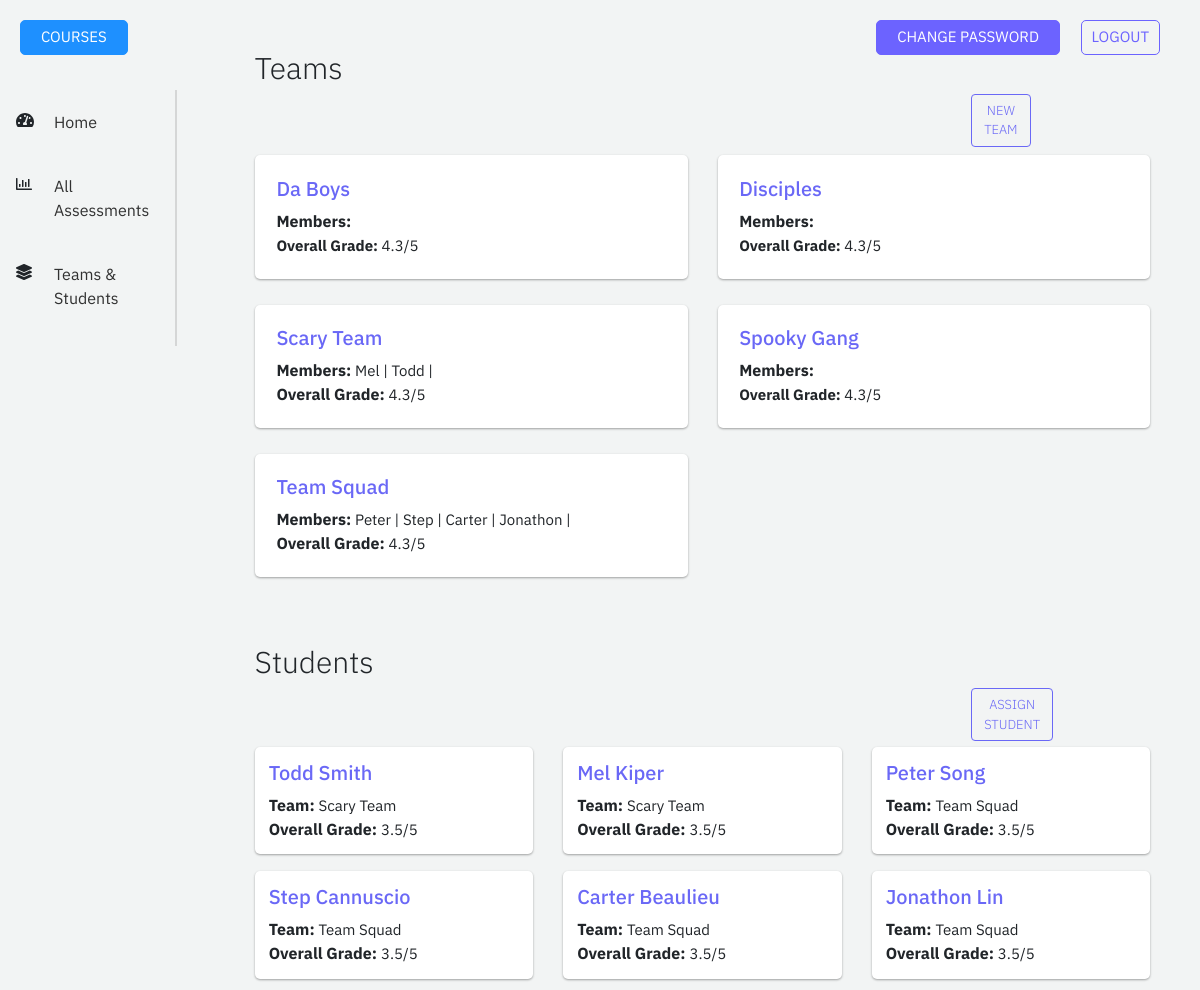
Page /4/teams-students on the earlier database version.
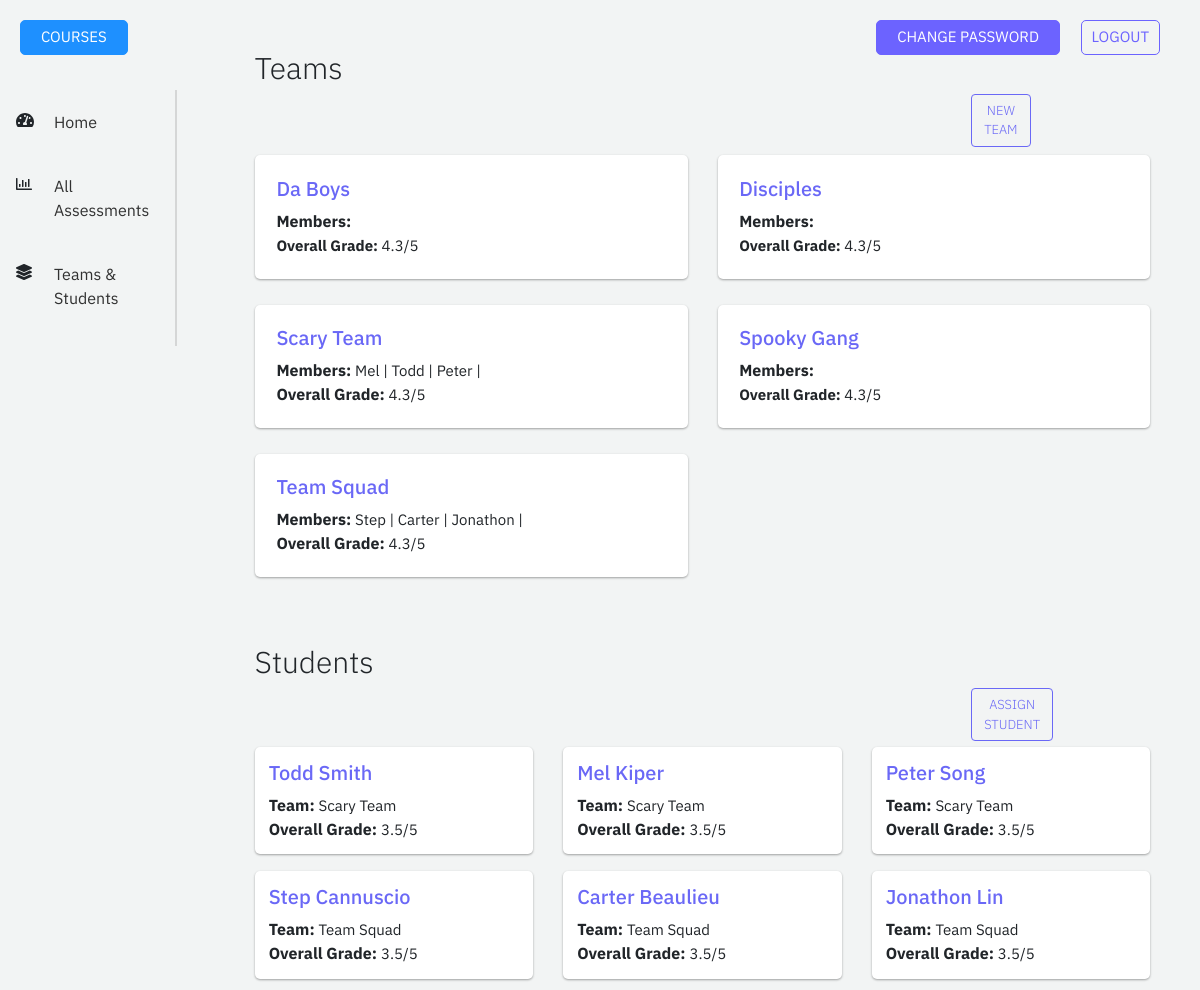
Same page on the later database version.
### accounts/models.py (models this page shows, shortened)
class Team(models.Model): #each team can be of 2 or more students
    course = models.ForeignKey('Course',on_delete=models.CASCADE,related_name='team_course',default = "")
    name = models.CharField(max_length = 50)
    class Meta:
        constraints = [ # Make sure the combo of team name and course are unique
            models.UniqueConstraint(fields=['course', 'name'], name='unique_team')
        ]

class User(AbstractBaseUser,PermissionsMixin):
    name = models.CharField(max_length = 30)
    surname = models.CharField(max_length = 30)
    email = models.EmailField(max_length = 100,unique = True)
    eagle_id = models.IntegerField(unique = True)
    is_active = models.BooleanField(default=True)
    is_staff = models.BooleanField(default = False)
    objects = MyUserManager() #enables access to the methods written for managin permissions and accessing data
    USERNAME_FIELD = 'email'
    REQUIRED_FIELDS = ['name','surname','eagle_id']

class Team_Enrollment(models.Model):
    user = models.ForeignKey('User',on_delete=models.CASCADE,related_name='team_users')
    team = models.ForeignKey('Team',on_delete=models.CASCADE,related_name='teams')
    is_active = models.BooleanField(default = True)

### backend/views.py (the view)
# urls.py: path('<int:course_id>/teams-students', views.teams_students, name='teams-students'),
def teams_students(request, course_id):
    storage = messages.get_messages(request)
    course = get_object_or_404(Course, id=course_id)
    teams = Team.objects.filter(course=course.id)
    student_enrollments = Course_Enrollment.objects.filter(course=course.id)
    all_students = []
    for stud in student_enrollments:
        student = User.objects.get(pk=stud.user_id)
        if not student.is_staff:
            all_students.append(student)
    students_on_teams = []
    for team in teams:
        students = Team_Enrollment.objects.filter(team=team.id)
        students_on_teams += students
    return render(request, 'backend/teams-students.html', {'course': course,
        'teams': teams, 'students_on_teams': students_on_teams, 'all_students': all_students})
    args = {'message': storage}

### backend/templates/backend/teams-students.html (shortened to what this page needs)
<!DOCTYPE html>
<html lang="en" dir="ltr">
<head>
  {% load static %}
  <link rel="stylesheet" href="https://stackpath.bootstrapcdn.com/bootstrap/4.4.1/css/bootstrap.min.css">
  <link rel="stylesheet" href="{% static 'backend/globals.css' %}">
  <link rel="stylesheet" href="{% static 'backend/navbar.css' %}">
  <link rel="stylesheet" href="{% static 'backend/teams-students.css' %}">
</head>
<body>
  <div class="row">
    <div class="col-lg-2">
      <nav class="navbar navbar-expand-lg">
        <div class="collapse navbar-collapse" id="navbarToggler">
          <ul class="navbar-nav fixed flex-column">
            <li class="nav-item">
              <i class="fas fa-tachometer-alt navigation-img"></i>
              <a class="nav-link navigation-link" href="{% url 'professor-home' course.id %}">Home</a>
            </li>
            <li class="nav-item">
              <i class="far fa-chart-bar navigation-img"></i>
              <a class="nav-link navigation-link" href="{% url 'all-assessments' course.id %}">All Assessments</a>
            </li>
            <li class="nav-item">
              <i class="fas fa-layer-group navigation-img"></i>
              <a class="nav-link navigation-link" href="">Teams & Students</a>
            </li>
          </ul>
          <div class="vl"></div>
        </div>
      </nav>
    </div>
    <div class="col-lg-10">
      <div class="container-fluid">
        <div id="teams-section">
          <h1>Teams</h1>
          <button type="button" id="create-team" class="btn btn-light create-button">NEW <br/>TEAM</button>
          <div class="row">
            {% for team in teams %}
            <div class="col-lg-6 col-md-6">
              <div class="team-box box">
                <h2 class="team-name">{{team.name}}</h2>
                <strong>Members: </strong><h3 class="members">
                  {% for stud in students_on_teams %}
                  {% for student in all_students %}
                  {%if stud.team_id == team.id and stud.is_active == True and stud.user_id == student.id  %}
                  <h3>{{student.name}} | </h3>
                  {% endif%}
                {% endfor %}
                {% endfor %}<br>
                <strong>Overall Grade: </strong><h3 class="overall-grade">4.3/5</h3>
              </div>
            </div>
              {% endfor %}
          </div>
        </div>
        </div>
        <div class="container-fluid">
          <div id="students-section">
            <h1>Students</h1>
            <button type="button" id="create-student" class="btn btn-light create-button">ASSIGN <br/>STUDENT</button>
            <div class="row">
              {% for student in all_students %}
              <div class="col-lg-4 col-md-6">
                <div class="student-box box">
                  <h2 class="student-name">{{student.name}} {{student.surname}}</h2>
                  {% for team in teams %}
                  {% for stud in students_on_teams %}
                  {% if stud.team_id == team.id and stud.is_active == True and stud.user_id == student.id %}
                    <strong>Team: </strong><h3 class="team">{{team.name}}</h3>
                  {% endif %}
                  {% endfor %}
                  {% endfor %}
                  <br>
                  <strong>Overall Grade: </strong><h3 class="overall-grade">3.5/5</h3>
                </div>
              </div>
              {% endfor %}
        </div>
      </div>
      </div>
      </div>
      <a class="change-password-btn" href="{% url 'change-password' %}">CHANGE PASSWORD</a>
  		<a class="logout-btn" href="{% url 'log_out' %}">LOGOUT</a>
      <a class="courses-btn" href="{% url 'courses' %}">COURSES</a>
</div>
</body>
</html>

### backend/static/backend/globals.css (style rules this page uses)
html, body { max-width: 100%; overflow-x: hidden; overflow-y: visible; }
html { height: 100%; }
body { font-family: 'IBM Plex Sans', sans-serif; background-color: #F2F4F4; min-width: 100%; height: 100%; }
h1 { font-weight: 500; font-size: 35px; }
h2 { font-weight: 400; font-size: 25px; }
.box { -webkit-box-shadow: 0 1px 3px rgba(0, 0, 0, 0.12), 0 1px 2px rgba(0, 0, 0, 0.24); -moz-box-shadow: 0 1px 3px rgba(0, 0, 0, 0.12), 0 1px 2px rgba(0, 0, 0, 0.24); -ms-box-shadow: 0 1px 3px rgba(0, 0, 0, 0.12), 0 1px 2px rgba(0, 0, 0, 0.24); -o-box-shadow: 0 1px 3px rgba(0, 0, 0, 0.12), 0 1px 2px rgba(0, 0, 0, 0.24); box-shadow: 0 1px 3px rgba(0, 0, 0, 0.12), 0 1px 2px rgba(0, 0, 0, 0.24); -webkit-transition: all 0.25s ease-in-out; -moz-transition: all 0.25s ease-in-out; -ms-transition: all 0.25s ease-in-out; -o-transition: all 0.25s ease-in-out; transition: all 0.25s ease-in-out; display: inline-block; background-color: white; padding: 2% 20% 2% 1%; margin: 2% 0 4% 0; }
.logout-btn { position: absolute; top: 0; right: 40px; margin-top: 20px; border: 1px solid; padding: 5px 10px; border-color: #6C63FF; border-radius: 5px; font-size: 15px; color: #6C63FF; }
.change-password-btn { position: absolute; top: 0; right: 140px; margin-top: 20px; border: 1px solid; padding: 5px 20px; border-color: #6C63FF; border-radius: 5px; font-size: 15px; background-color: #6C63FF; color: white; overflow: hidden; white-space: nowrap; }
.courses-btn { position: absolute; top: 0; left: 20px; margin-top: 20px; border: 1px solid; padding: 5px 20px; border-color: dodgerblue; border-radius: 5px; font-size: 15px; background-color: dodgerblue; color: white; overflow: hidden; white-space: nowrap; }
.create-button { background-color: inherit; border-color: #6a68f6; color: #6a68f6; font-size: 13px; font-weight: 300; position: relative; left: 80%; }

### backend/static/backend/navbar.css (style rules this page uses)
.navbar { margin-top: 70px; }
.nav-item { display: inline-block; position: relative; margin: 0; }
.navigation-link { font-size: 16px; color: #313131; text-align: left; margin-left: 30px; font-weight: 400; }
.navigation-img { position: relative; top: 30px; }
.vl { border-left: 2px solid #d5d6d6; height: 100%; display: inline-block; position: absolute; left: 100%; top: 8%; width: 0px; }

### backend/static/backend/teams-students.css (style rules this page uses)
.container-fluid { padding: 5% 5% 0 5%; }
h1 { font-weight: 300; font-size: 30px; }
h2 { font-size: 20px; font-weight: 500; color: #6a68f6; }
h3 { font-size: 15px; font-weight: 400; display: inline; }
.box { padding: 5%; width: 100%; border-radius: 5px; pointer-events: none; }

Differences in the rows shown:
added Team_Enrollment: {{ team.name }} "Scary Team", User (name "Peter"), shown under Team "Scary Team"
changed Team "Team Squad": loses Team_Enrollment ({{ team.name }} "Team Squad", User (name "Peter"))
